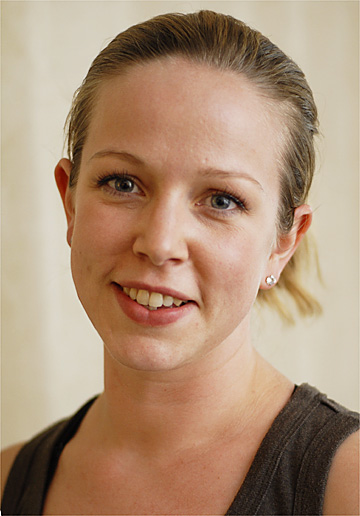
#> input picture TP3 – Performance d’un classifieur/Data/P01.jpg, 360 x 516 px; its folder holds only this picture in this run
$ jupyter execute --allow-errors TP3_ETU.ipynb
#> lines starting #> are read from the running program, lines starting #| are printed output that depends on the picture
# TP3 – Performance d’un classifieur
### Sharaine MALARVIJY 21206543

[cell 1]
import os
import numpy as np
from PIL import Image
import matplotlib.pyplot as plt
from scipy.stats import multivariate_normal, norm
from sklearn.model_selection import train_test_split
from sklearn.metrics import confusion_matrix, accuracy_score

DATA_PATH = 'Data'

image_ext = ['.jpg']
images =  [os.path.join(DATA_PATH, f) for f in os.listdir(DATA_PATH) if f.endswith(".jpg")]

X_train=np.empty((0, 2))
y_train=[]
for name in images[0:-4]:
    I = Image.open(name)
    I = I.convert('YCbCr')
    I = np.array(I)
    I = np.reshape(I[:,:,1:3],[I.shape[0]*I.shape[1],2])
    X_train = np.concatenate((X_train, I), axis=0)
    fichier_png= os.path.splitext(name)[0] + ".png"
    GT = Image.open(fichier_png)
    GT = np.array(GT)
    GT = np.reshape(GT[:,:,1]/255,[GT.shape[0]*GT.shape[1]])
    y_train = np.concatenate((y_train, GT), axis=0)


X_test=np.empty((0, 2))
y_test=[]
for name in images[-4:]:
    I = Image.open(name)
#> I is the input picture: PIL image 360x516 RGB; mean R, G, B 172.9, 143.6, 118.5
    I = I.convert('YCbCr')
#> I: PIL image 360x516 YCbCr; mean of channels 0, 1, 2 149, 110.1, 144.2
    I = np.array(I)
    I = np.reshape(I[:,:,1:3],[I.shape[0]*I.shape[1],2])
#> I = 185760 pairs, first value 81 to 134, second value 121 to 199
    X_test = np.concatenate((X_test, I), axis=0)
#> X_test has the same summary as I
    fichier_png = os.path.splitext(name)[0] + ".png"
    GT = Image.open(fichier_png)
    GT = np.array(GT)
    GT = np.reshape(GT[:,:,1]/255,[GT.shape[0]*GT.shape[1]])
    y_test = np.concatenate((y_test, GT), axis=0)

X_train = X_train.astype('float64')
X_test = X_test.astype('float64')

#> (the rest of this cell did not finish here and is left out)

## I. Chargement et visualisation des données

[cell 2]
#Pixel peau
Peau_Train = X_train[np.where(y_train==1),:]
Peau_Train = np.reshape(Peau_Train,(Peau_Train.shape[1],Peau_Train.shape[2] ))
#Pixel non peau
Nonpeau_Train = X_train[np.where(y_train==0),:]
Nonpeau_Train = np.reshape(Nonpeau_Train,(Nonpeau_Train.shape[1],Nonpeau_Train.shape[2] ))


plt.plot(Nonpeau_Train[:,0], Nonpeau_Train[:,1], '.b', label='Non peau')
plt.plot(Peau_Train[:,0], Peau_Train[:,1], '.r', label='Peau')
plt.legend()
plt.show()
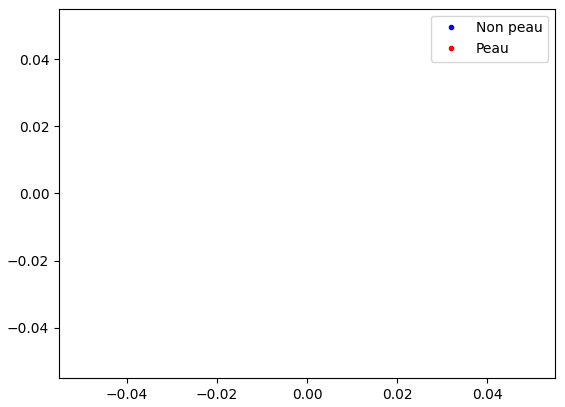
#> figure drawn by matplotlib, 1 panel

print("Dimension de X_train après la division par 1000 :", np.shape(X_train))
print("Dimension de X_test après la division par 1000 :", np.shape(X_test))
#| Dimension de X_test après la division par 1000 : (185760, 2)
print("Nombre de pixel Non_peau (classe 0) :", np.shape(Nonpeau_Train)[0])
print("Nombre de pixel Peau (classe 1) :", np.shape(Peau_Train)[0])

La base d'appprentissage est composé de 25 exemple (et non 26 à cause de P12.jpeg)
La base de test est composé de 4 exemple
Chaque exemple a sont equivalent où la Peau est blanche et Non_peau en noir pour de determiner y_train et y_test
Il y a deux classes (Peau et Non_peau)

## II. Modélisation de la vraisemblance des observations par une loi normale 2D avec des dimensions décorrélées
### a. Estimation de la vraisemblance des observations des pixels de teinte chaire

[cell 3]
mcb = np.mean(Peau_Train[:,0])
mcr = np.mean(Peau_Train[:,1])

scb = np.std(Peau_Train[:,0])
scr = np.std(Peau_Train[:,1])

p1 = norm(mcb, scb)
p2 = norm(mcr, scr)
p_train = p1.pdf(X_train[:,0]) * p2.pdf(X_train[:,1])

Les variables sont indicées par Cb et Cr car on ne veut pas que la luminance Y impacte les données (luminosité sur les visages)
mcb, mcr, scb et scb sont des scalaires donc de dimention 1

[cell 4]
print("Dimention du vecteur p_train :", np.shape(p_train))

La dimension de p pour un x donné est de 1.
L'hypothèse qui nous permet d’estimer la valeur de la loi normale est que les dimension sont décorrélées.

### b. Mise en place du classifieur

TP (True Positive) : nombre de pixels de peau correctement détectés comme peau.
TN (True Negative) : nombre de pixels non-peau correctement détectés comme non-peau.
FP (False Positive) : nombre de pixels non-peau détectés à tort comme peau.
FN (False Negative) : nombre de pixels de peau mal détectés comme non-peau.

$$
\text{Sensibilité} = \frac{TP}{TP + FN}
$$

$$
\text{Spécificité} = \frac{TN}{TN + FP}
$$

Sensibilité : capacité du classifieur à bien reconnaître les pixels de peau.
Spécificité : capacité du classifieur à bien reconnaître les pixels non-peau.

$$
\text{Accuracy} = \frac{TP + TN}{TP + TN + FP + FN}
$$

Le taux de bonne classification (accuracy) mesure la proportion totale de pixels correctement classés (peau et non-peau).

On prend la moyenne pour avoir un seuil initial pour avoir un seuil neutre ni trop grand ni trop petit.

[cell 5]
def classifieur(p_train, seuil):
#> called with p_train = array of shape (0,), seuil = nan
    y_train_predit = np.zeros(len(p_train))
    for i in range(len(p_train)):
        if p_train[i] > seuil:
            y_train_predit[i] = 1
        else:
            y_train_predit[i] = 0
    return y_train_predit

def specificite(tn, fp):
    return tn / (tn + fp)

def sensibilite(tp, fn):
    return tp / (tp + fn)

mp = np.mean(p_train)
y_train_predit = classifieur(p_train, mp)

# print(confusion_matrix(y_train, y_train_predit))

#> (the rest of this cell did not finish here and is left out)

### c. Courbe ROC

[cell 6]
NB = 20
#> (the rest of this cell did not finish here and is left out)

### d. Classification des pixels de test

[cell 7]
p_test = p1.pdf(X_test[:,0]) * p2.pdf(X_test[:,1])

#> (the rest of this cell did not finish here and is left out)

## III. Modélisation de la vraisemblance des observations par une loi normale 2D

[cell 8]
m = np.mean(Peau_Train, axis=0)
cov = np.cov(Peau_Train, rowvar=False)
#> (the rest of this cell did not finish here and is left out)

La meilleur methode est la seconde car elle a une meilleur accuracy.

## IV. Test sur une nouvelle image

[cell 9]
image_test = Image.open('image.jpg')
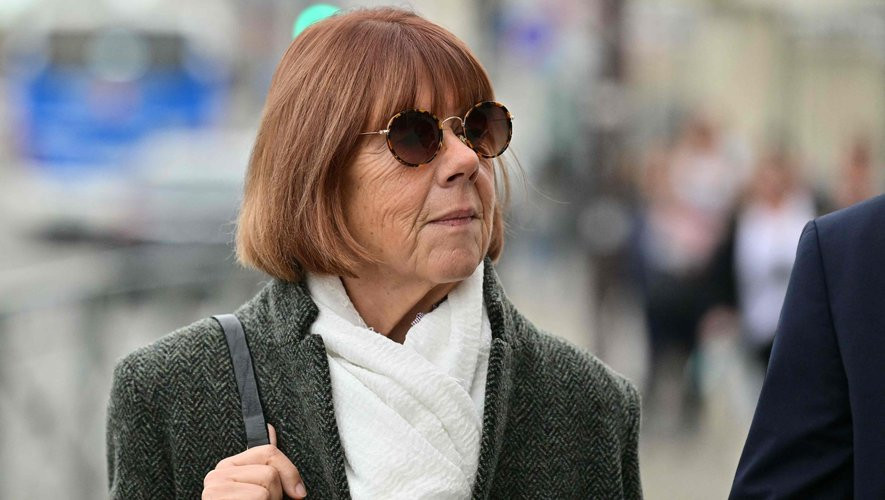
#> input picture TP3 – Performance d’un classifieur/image.jpg, 885 x 500 px
#> image_test is the input picture: PIL image 885x500 RGB; mean R, G, B 128.5, 123.7, 120.7
plt.figure()
plt.imshow(image_test)
plt.title('Image Original')
plt.show()

image_test = np.array(image_test.convert('YCbCr'))
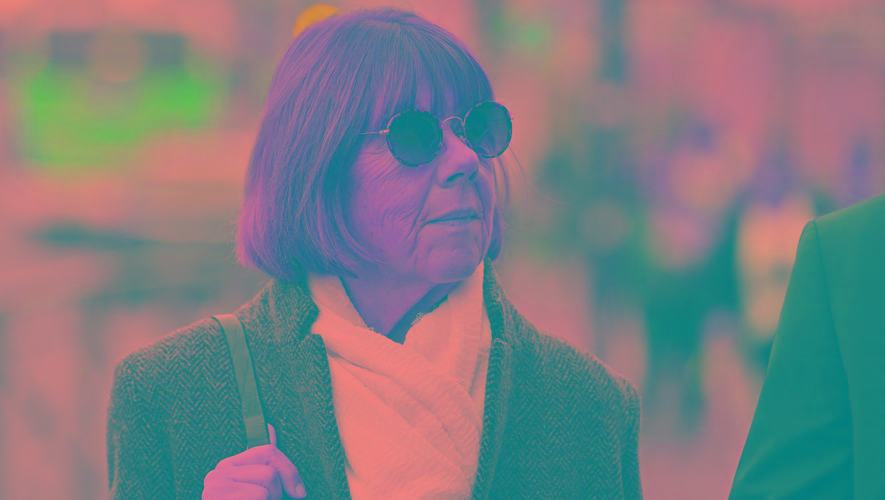
#> image_test: shape (500, 885, 3); mean R, G, B 124.3, 125.4, 130.3
image_test = image_test[:,:,1:3]

# [10 lines of commented-out code are left out]


methode = False
#> (the rest of this cell did not finish here and is left out)
